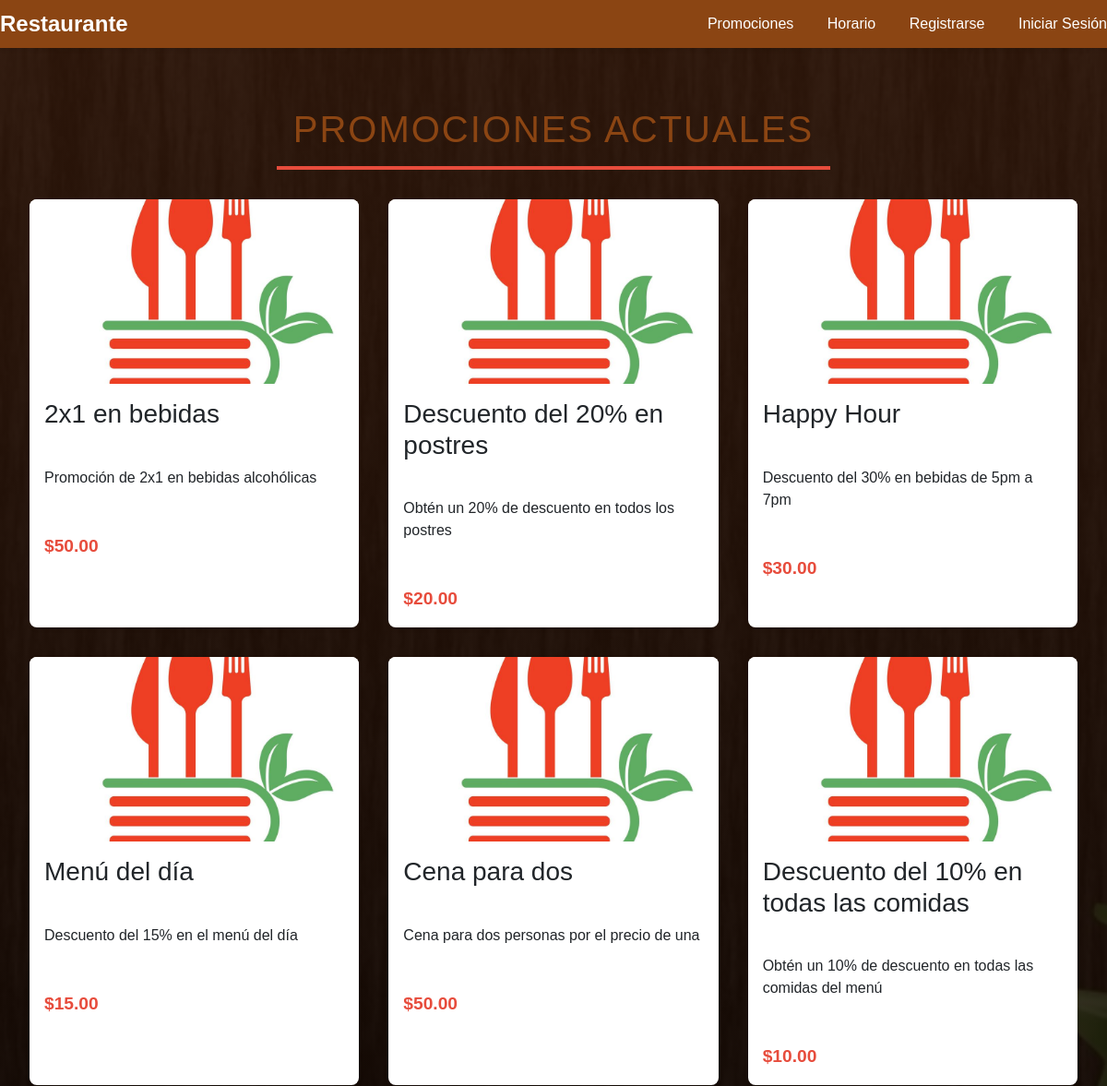
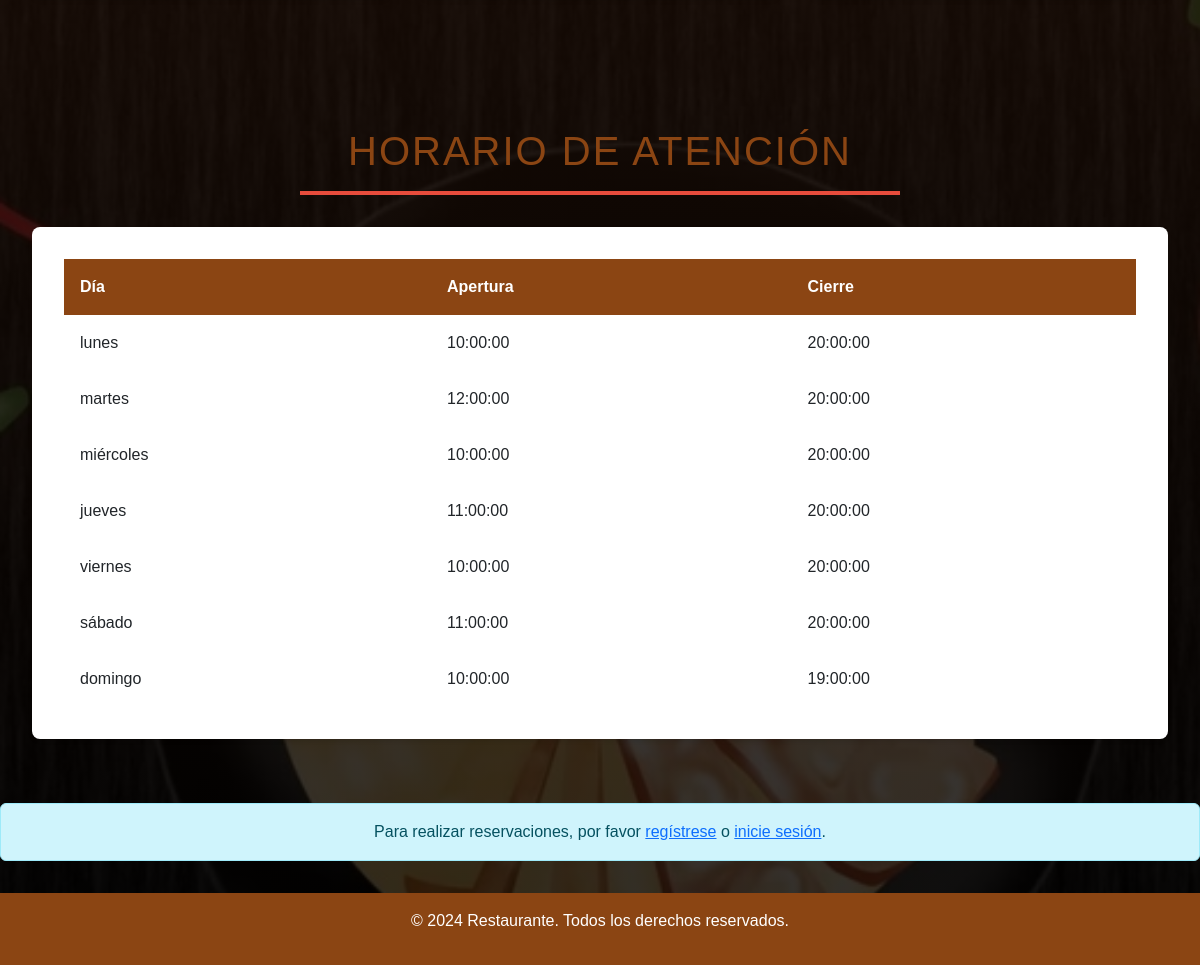
/Vclientes.php, run on the app's committed database (2 pictures, top to bottom).
### tables this page shows
CREATE TABLE `promociones` (
  `id` int(11) NOT NULL AUTO_INCREMENT,
  `titulo` varchar(100) NOT NULL,
  `descripcion` text DEFAULT NULL,
  `descuento` decimal(5,2) NOT NULL,
  `fecha_inicio` date NOT NULL,
  `fecha_fin` date NOT NULL,
  PRIMARY KEY (`id`)
);

CREATE TABLE `horarios` (
  `id` int(11) NOT NULL AUTO_INCREMENT,
  `dia_semana` enum('lunes','martes','miércoles','jueves','viernes','sábado','domingo') NOT NULL,
  `hora_apertura` time NOT NULL,
  `hora_cierre` time NOT NULL,
  PRIMARY KEY (`id`)
);

### Vclientes.php (the view, shortened to what this page needs)
<?php
include 'includes/headerC.php';
include 'Static/connect/db.php';
$query_promos = "SELECT *,
                 CASE
                     WHEN CURDATE() BETWEEN fecha_inicio AND fecha_fin THEN 1
                     ELSE 2
                 END AS activo
                 FROM promociones";
$result_promos = mysqli_query($conn, $query_promos);
$query_horario = "SELECT * FROM horarios";
$result_horario = mysqli_query($conn, $query_horario);
?>
<section id="promociones" class="section">
    <h2>Promociones Actuales</h2>
    <div class="promo-container">
        <?php while($promo = mysqli_fetch_assoc($result_promos)) {
            if ($promo['activo'] == 1) { ?>
            <div class="promo-card">
                <img src="Static/img/promo2.jpg" alt="Imagen de la promoción">
                <h3><?php echo $promo['titulo']; ?></h3>
                <p><?php echo $promo['descripcion']; ?></p>
                <span class="promo-precio">$<?php echo $promo['descuento']; ?></span>
            </div>
        <?php } } ?>
    </div>
</section>
<section id="horario" class="section">
    <h2>Horario de Atención</h2>
    <div class="horario-container">
        <table>
            <tr>
                <th>Día</th>
                <th>Apertura</th>
                <th>Cierre</th>
            </tr>
            <?php while($horario = mysqli_fetch_assoc($result_horario)) { ?>
                <tr>
                    <td><?php echo $horario['dia_semana']; ?></td>
                    <td><?php echo $horario['hora_apertura']; ?></td>
                    <td><?php echo $horario['hora_cierre']; ?></td>
                </tr>
            <?php } ?>
        </table>
    </div>
</section>
<?php
if(isset($_SESSION['usuario']) && $_SESSION['rolUsuario'] == 'cliente') {
?>
<section id="reservas" class="section">
    <h2>Realizar Reservación</h2>
    <div class="reserva-container">
        <form action="procesar_reserva.php" method="POST">
            <div class="form-group">
                <label for="fecha">Fecha:</label>
                <input type="date" id="fecha" name="fecha" required>
            </div>
            <div class="form-group">
                <label for="hora">Hora:</label>
                <input type="time" id="hora" name="hora" required>
            </div>
            <div class="form-group">
                <label for="personas">Número de Personas:</label>
                <input type="number" id="personas" name="personas" min="1" max="20" required>
            </div>
            <div class="form-group">
                <label for="mesas">Número de Mesas:</label>
                <input type="number" id="mesas" name="mesas" min="1" max="5" required>
            </div>
            <div class="form-group">
                <label for="comentarios">Comentarios Adicionales:</label>
                <textarea id="comentarios" name="comentarios" rows="4"></textarea>
            </div>
            <button type="submit" class="btn-reservar">Realizar Reservación</button>
        </form>
    </div>
</section>
<section id="mis-reservas" class="section">
<h2>Mis Reservaciones</h2>
<div class="mis-reservas-container">
    <button id="verReservasBtn" class="btn btn-ver-reservas">Ver mis reservaciones</button>
    <div id="reservasList" style="display: none;">
        <?php
        $query_reservas = "SELECT * FROM reservaciones WHERE cliente_id = '$usuarioId'";
        $result_reservas = mysqli_query($conn, $query_reservas);
        if (mysqli_num_rows($result_reservas) > 0) {
            while ($reserva = mysqli_fetch_assoc($result_reservas)) {
                echo "<div class='reserva-card'>";
                $datetime = new DateTime($reserva['fecha']);
                echo "<p><strong>Fecha:</strong> " . $datetime->format('Y-m-d') . "</p>";
                echo "<p><strong>Hora:</strong> " . $datetime->format('H:i') . "</p>";
                echo "<p><strong>Número de Personas:</strong> " . $reserva['personas'] . "</p>";
                echo "<p><strong>Estado:</strong> " . $reserva['estado'] . "</p>";
                echo "</div>";
            }
        } else {
            echo "<p>No tienes reservaciones.</p>";
        }
        ?>
    </div>
</div>
</section>
<?php
} else {
    echo '<div class="alert alert-info text-center" role="alert">';
    echo 'Para realizar reservaciones, por favor <a href="clienteRegistro.php">regístrese</a> o <a href="login.php">inicie sesión</a>.';
    echo '</div>';
}
?>
<?php
include 'includes/footerC.php';
?>

### includes/headerC.php (shortened to what this page needs)
<!DOCTYPE html>
<html lang="es">
<head>
    <link rel="stylesheet" type="text/css" href="Static/css/styles2.css">
    <link href="https://cdn.jsdelivr.net/npm/bootstrap@5.3.3/dist/css/bootstrap.min.css" rel="stylesheet">
    <link href="https://cdnjs.cloudflare.com/ajax/libs/font-awesome/6.0.0/css/all.min.css" rel="stylesheet">
    <link rel="stylesheet" href="path/to/bootstrap.min.css">
</head>
<body>
    <nav class="navbar">
        <div class="nav-brand">
            Restaurante
        </div>
        <div class="nav-links">
            <a href="#promociones">Promociones</a>
            <a href="#horario">Horario</a>
            <?php if(isset($_SESSION['usuario']) && $_SESSION['rolUsuario'] == 'cliente'): ?>
                <a href="#reservas">Reservar</a>
                <a href="#mis-reservas">Ver mis reservaciones</a>
                <a href="logout.php"><i class="fas fa-sign-out-alt"></i> Salir</a>
            <?php else: ?>
                <a href="clienteRegistro.php">Registrarse</a>
                <a href="login.php">Iniciar Sesión</a>
            <?php endif; ?>
        </div>
    </nav>

### includes/footerC.php
<footer>
        <p>&copy; 2024 Restaurante. Todos los derechos reservados.</p>
    </footer>
</body>
</html>

### Static/css/styles2.css (style rules this page uses)
:root { --primary-color: #8B4513; --secondary-color: #e74c3c; --bg-color: #f5f6fa; --text-color: #2c3e50; --shadow: 0 2px 4px rgba(0,0,0,0.1); }
* { margin: 0; padding: 0; box-sizing: border-box; font-family: 'Arial', sans-serif; }
body { animation: fadeIn 1s ease-in-out; }
.navbar { animation: slideIn 1s ease-in-out; }
.section { animation: fadeIn 1.5s ease-in-out; }
.promo-card { animation: slideIn 1.5s ease-in-out; }
.horario-container { animation: fadeIn 2s ease-in-out; }
body { background: linear-gradient(to bottom, rgba(54, 26, 11, 0.8), rgba(0, 0, 0, 0.8)), url("../img/fondoC.jpg") no-repeat center center fixed; background-size: cover; color: var(--text-color); line-height: 1.6; }
.navbar { background-color: var(--primary-color); color: white; padding: 1rem 2rem; display: flex; justify-content: space-between; align-items: center; position: sticky; top: 0; z-index: 1000; box-shadow: var(--shadow); }
.nav-brand { font-size: 1.5rem; font-weight: bold; }
.nav-links a { color: white; text-decoration: none; margin-left: 2rem; transition: color 0.3s ease; }
.section { padding: 4rem 2rem; max-width: 1200px; margin: 0 auto; }
section h2 { text-align: center; margin-bottom: 2rem; color: var(--primary-color); font-size: 2.5rem; text-transform: uppercase; letter-spacing: 2px; position: relative; }
section h2::after { content: ''; display: block; width: 600px; height: 4px; background-color: var(--secondary-color); margin: 1rem auto 0; }
.promo-container { display: grid; grid-template-columns: repeat(auto-fit, minmax(300px, 1fr)); gap: 2rem; }
.promo-card { background: white; border-radius: 8px; overflow: hidden; box-shadow: var(--shadow); transition: transform 0.3s ease; }
.promo-card img { width: 100%; height: 200px; object-fit: cover; }
.promo-card h3, .promo-card p { padding: 1rem; }
.promo-precio { display: block; padding: 1rem; color: var(--secondary-color); font-size: 1.2rem; font-weight: bold; }
.horario-container { background: white; padding: 2rem; border-radius: 8px; box-shadow: var(--shadow); }
table { width: 100%; border-collapse: collapse; }
th, td { padding: 1rem; text-align: left; border-bottom: 1px solid #ddd; }
th { background-color: var(--primary-color); color: white; }
footer { background-color: var(--primary-color); color: white; text-align: center; padding: 1rem; margin-top: 2rem; }

### data on the page
promociones: titulo "2x1 en bebidas", descripcion "Promoción de 2x1 en bebidas alcohólicas", descuento "50.00"
promociones: titulo "Descuento del 20% en postres", descripcion "Obtén un 20% de descuento en todos los postres", descuento "20.00"
promociones: titulo "Happy Hour", descripcion "Descuento del 30% en bebidas de 5pm a 7pm", descuento "30.00"
promociones: titulo "Menú del día", descripcion "Descuento del 15% en el menú del día", descuento "15.00"
promociones: titulo "Cena para dos", descripcion "Cena para dos personas por el precio de una", descuento "50.00"
promociones: titulo "Descuento del 10% en todas las comidas", descripcion "Obtén un 10% de descuento en todas las comidas del menú", descuento "10.00"
horarios: dia_semana "lunes", hora_apertura "10:00:00", hora_cierre "20:00:00"
horarios: dia_semana "martes", hora_apertura "12:00:00", hora_cierre "20:00:00"
horarios: dia_semana "miércoles", hora_apertura "10:00:00", hora_cierre "20:00:00"
horarios: dia_semana "jueves", hora_apertura "11:00:00", hora_cierre "20:00:00"
horarios: dia_semana "viernes", hora_apertura "10:00:00", hora_cierre "20:00:00"
horarios: dia_semana "sábado", hora_apertura "11:00:00", hora_cierre "20:00:00"
horarios: dia_semana "domingo", hora_apertura "10:00:00", hora_cierre "19:00:00"
